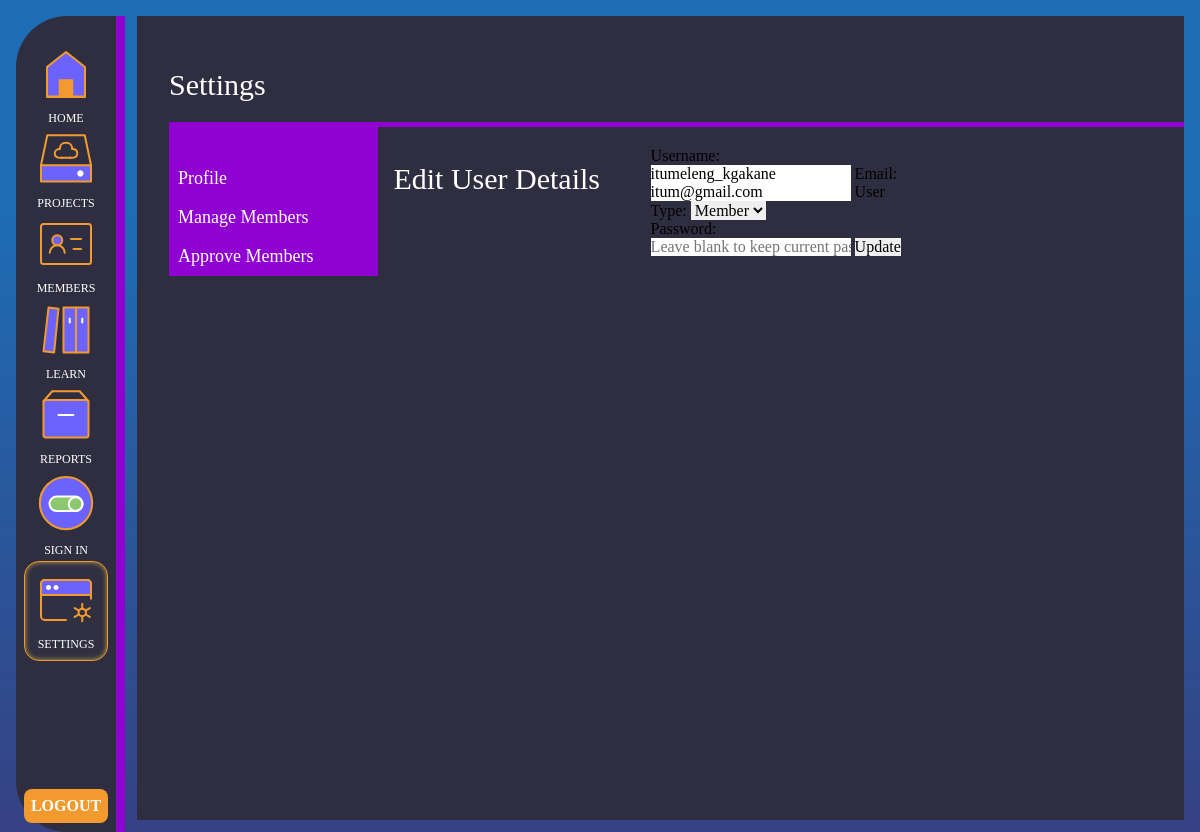
Screenshot of /edit_user.php?id=2 (signed in) with the database file from the repository.
### tables this page shows
CREATE TABLE `users` (
  `id` int NOT NULL,
  `username` varchar(255) NOT NULL,
  `email` varchar(255) NOT NULL DEFAULT 'default@example.com',
  `password` varchar(255) NOT NULL,
  `name` varchar(255) NOT NULL,
  `surname` varchar(255) NOT NULL,
  `user_type` enum('admin','mentor','member','alumni','community') NOT NULL DEFAULT 'member',
  `date_of_birth` date DEFAULT NULL,
  `Gender` enum('Male','Female','Other') NOT NULL,
  `grade` int DEFAULT NULL,
  `school` varchar(255) DEFAULT NULL,
  `parent` varchar(255) DEFAULT NULL,
  `parent_email` varchar(255) DEFAULT NULL,
  `leaner_number` int DEFAULT NULL,
  `parent_number` int DEFAULT NULL,
  `Relationship` varchar(255) DEFAULT NULL,
  `Center` enum('Sci-Bono Clubhouse','Waverly Girls Solar Lab','Mapetla Solar Lab','Emdeni Solar Lab') NOT NULL DEFAULT 'Sci-Bono Clubhouse',
  `nationality` varchar(100) DEFAULT NULL,
  `id_number` varchar(50) DEFAULT NULL,
  `home_language` varchar(50) DEFAULT NULL,
  `address_street` varchar(255) DEFAULT NULL,
  `address_suburb` varchar(255) DEFAULT NULL,
  `address_city` varchar(255) DEFAULT NULL,
  `address_province` varchar(100) DEFAULT NULL,
  `address_postal_code` varchar(20) DEFAULT NULL,
  `medical_aid_name` varchar(100) DEFAULT NULL,
  `medical_aid_holder` varchar(100) DEFAULT NULL,
  `medical_aid_number` varchar(100) DEFAULT NULL,
  `emergency_contact_name` varchar(255) DEFAULT NULL,
  `emergency_contact_relationship` varchar(100) DEFAULT NULL,
  `emergency_contact_phone` varchar(50) DEFAULT NULL,
  `emergency_contact_email` varchar(255) DEFAULT NULL,
  `emergency_contact_address` text,
  `interests` text,
  `role_models` text,
  `goals` text,
  `has_computer` tinyint(1) DEFAULT NULL,
  `computer_skills` text,
  `computer_skills_source` varchar(255) DEFAULT NULL
);

### edit_user.php (the view, shortened to what this page needs)
<?php
require 'server.php';
if (isset($_GET['id'])) {
    $userId = $_GET['id'];
    $sql = "SELECT * FROM users WHERE id = ?";
    $stmt = $conn->prepare($sql);
    $stmt->bind_param("i", $userId);
    $stmt->execute();
    $result = $stmt->get_result();
    $user = $result->fetch_assoc();
} else {
    header('Location: user_list.php');
    exit;
}
?>
<!DOCTYPE html>
<html lang="en">
<head>
    <link rel="stylesheet" href="style.css">
</head>
<body id="editUser">
<main id="container-settings">
        <section id="nav_section">
            <div class="nav">
                <ul>
                    <li >
                        <a  href="home.php" >
                        Home
                        </a>
                    </li>
                    <li>
                        <a href="projects.php">
                        Projects
                        </a>
                    </li>
                        <li>
                            <a href="members.php" >
                            Members
                            </a>
                        </li>
                        <li>
                            <a href="learn.php">
                            Learn
                            </a>
                        </li>
                        <li>
                        <?php
                            if (isset($_SESSION['user_type'])) {
                                $userType = $_SESSION['user_type'];
                                if ($userType === "admin"): ?>
                                    <a href="reports.php">
                                        Reports
                                    </a>
                                <?php endif;
                            }
                        ?>
                        </li>
                        <li>
                            <a href="signin.php">
                            Sign In
                            </a>
                        </li>
                        <li class="active">
                            <a href="settings.php">
                            Settings
                            </a>
                        </li>
                </ul>
            </div>
            <div class="logout">
            <a href="logout_process.php"><button>Logout</button></a>
            </div>
        </section>
        <section id="settings_main_section">
            <div class="content_section_settings">
                <h1>Settings</h1>
                <div class="settingsContainer">
                    <div class="settingsNav">
                        <a id="SettigsNav_active" href="settings.php">Profile</a>
                        <a href="user_list.php">Manage Members</a>
                        <a href="">Approve Members</a>
                    </div>
                    <div class="editProTop">
                        <div class="image-container">
                           <h1 class="userlist-Title">Edit User Details</h1>
                        </div>
                    </div>
                    <div class="editProBottom">
                            <form action="update_user.php" method="post">
                                <label for="username">Username:</label>
                                <input type="text" id="username" name="username" value="<?php echo $user['username']; ?>" required>
                                <label for="email">Email:</label>
                                <input type="email" id="email" name="email" value="<?php echo $user['email']; ?>" required>
                                <label for="user_type">User Type:</label>
                                <select id="user_type" name="user_type" required>
                                    <option value="member" <?php if ($user['user_type'] == 'member') echo 'selected'; ?>>Member</option>
                                </select>
                                <div class="passEdit">
                                    <label for="password">Password:</label><br>
                                    <input type="password" id="password" name="password" placeholder="Leave blank to keep current password">
                                    <button type="submit">Update</button>
                                </div>
                            </form>
                    </div>
                </div>
            </div>
        </section>
    </main>
</body>
</html>

### style.css (style rules this page uses)
* { vertical-align: baseline; font-weight: inherit; font-family: inherit; font-style: inherit; font-size: 100%; border: 0 none; outline: 0; padding: 0; margin: 0; }
body { padding: 0px; margin: 0px; }
h1, h2, h3, h4, h5, h6, p, pre, blockquote, form, ul, ol, dl { margin: 20px 0; }
li, dd, blockquote { margin-left: 40px; }
html, body { height: 100vh; margin: 0; padding: 0; }
#nav_section { grid-column: 1/2; grid-row: 1/ span 17; background: #2F2E41; width: auto; height: 100vh; padding: 0.5em; background: #2F2E41; border-right: 9px solid #9002D2; border-radius: 51px 0px 0px 51px; }
.active { background: rgba(217, 217, 217, 0.01); border: 1px solid #F29A2E; box-shadow: inset 0px 0px 4px 1px rgba(255, 208, 55, 0.51); border-radius: 15px; padding: 0.5em; }
.nav ul li { text-align: center; list-style: none; margin: 0.2em auto; }
.nav ul li a { font-family: 'Source Code Pro'; font-style: normal; font-weight: 400; font-size: 12px; line-height: 15px; text-transform: uppercase; color: #FFFFFF; text-decoration: none; }
.logout { margin-top: 8em; }
.logout button { width: 84px; height: 34px; left: 51px; top: 871px; background: #F29A2E; border-radius: 8px; margin: auto; font-family: 'Source Code Pro'; font-style: normal; font-weight: 700; font-size: 16px; line-height: 20px; text-transform: uppercase; color: #FFFFFF; cursor: pointer; }
.userlist-Title { padding: 0.5em; }
.userlist-Title { color: #000; font-size: 40px; }
#container-settings { display: grid; grid-template-columns: repeat(16,1fr); grid-template-rows: repeat(16,1fr); gap: 12px; background: linear-gradient(180deg, #1E6CB4 25.96%, #393A7B 111.57%); height: 100%; padding: 1em; }
#settings_main_section { grid-column: 2/17; grid-row: 1/17; background: rgba(255, 255, 255, 0); padding-bottom: 0px; overflow: hidden; }
.content_section_settings { background: #2F2E41; border-radius: 0 2em 2em 0; width: 100%; margin-bottom: 0px; padding: 2em; height: 100vh; overflow: auto; }
.content_section_settings h1 { color: #fff; font-family: 'Source Code Pro'; font-style: normal; font-size: 30px; }
.settingsContainer { border-top: 5px solid #9002D2; display: grid; grid-template-columns: 20% 26% 26% 26%; grid-template-rows: auto; grid-template-areas: "Nav Profile Profile Profile" "nav details details details" "nav details details details"; overflow: hidden; }
.settingsNav { grid-area: Nav; grid-row: 1/4; padding-top: 2em; align-items: center; margin: 0px; background: #9002D2; width: 100%; height: 100%; overflow: hidden; }
.settingsNav a { font-family: 'Source Code Pro'; font-style: normal; font-weight: 500; font-size: 18px; color: #fff; padding: 0.5em; cursor: pointer; text-decoration: none; display: block; }

### rows the page displays
users: username "itumeleng_kgakane", email "itum@gmail.com", user_type "Member"
